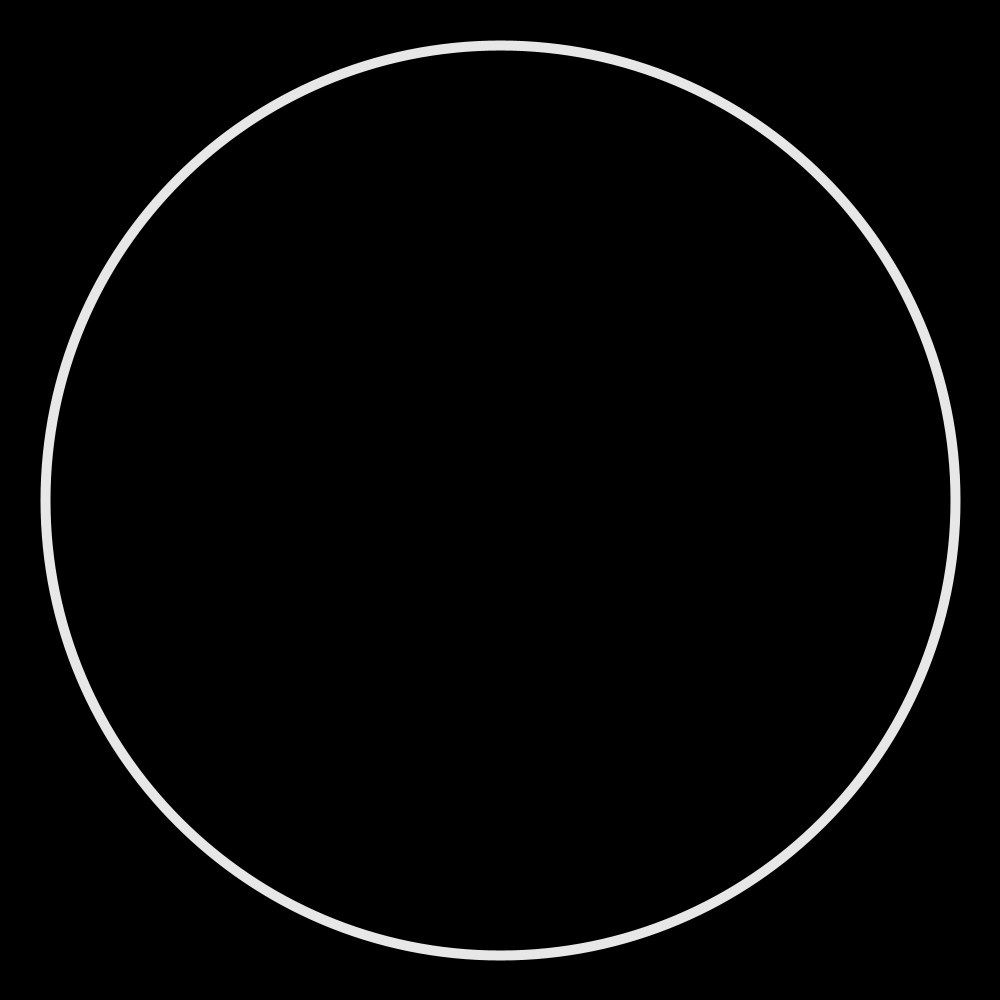
Frame 1 (no input)
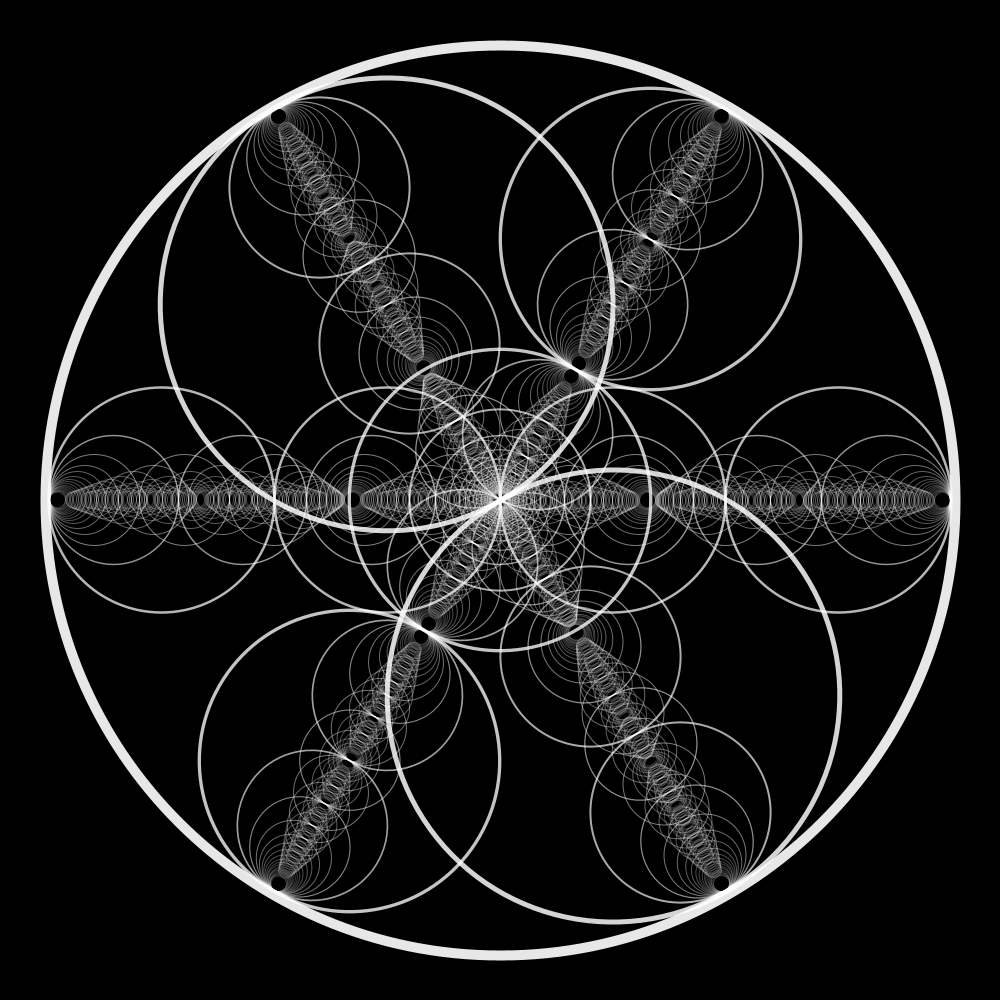
Frame 60 (the mouse pressed at the canvas centre just before this capture)
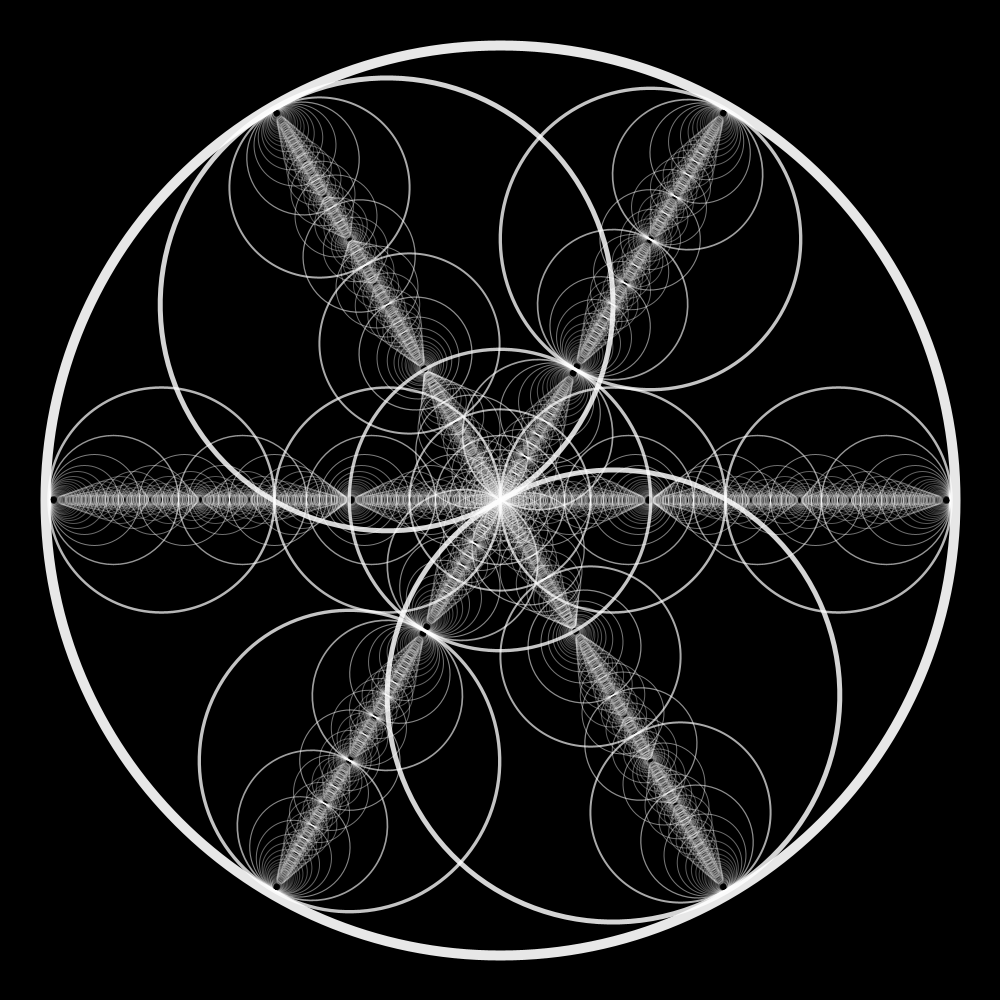
Frame 120 (the mouse held since frame 60 and released just before this capture)

The Processing sketch that drew these frames (run headless with seeded random() and noise(); from frame 60 on, the mouse is pressed at the canvas centre):

// Processing sketch: circles
// ── circles.pde
// this is Processing source code
// get the IDE at processing.org
// and type in this little program
// tweak the numbers to explore...

float S = 1;    //step
float W = 10;   //weight
float A = 255;  //alpha
float R = PI/3; //rotation
float M = 0;    //modulo
float Z = 0.9;  //zoom

float i;

void setup() {
    size(1000, 1000);
    background(0);
    noFill();
    ellipseMode(CENTER);
    i = 1 / S;
}

void draw() {
    float t = i * S;
    float w = max(W / t, 1);
    float r = (Z*height + w) / t;
    float a = A / (1 + t/10);

    stroke(255, a);
    strokeWeight(w);
    translate(width/2, height/2);
    rotate(R * (t-1) / S);

    if (r < 1 || a < 1) noLoop();
    if (floor(t) % M == 0) t -= 1;

    for (int k = 0; k < floor(t); k++) {
        float x = (k*r) - (r/2)*(t-1) + (r/2)*(t%1);
        ellipse(x, 0, r, r);
    }

    i++;
}
